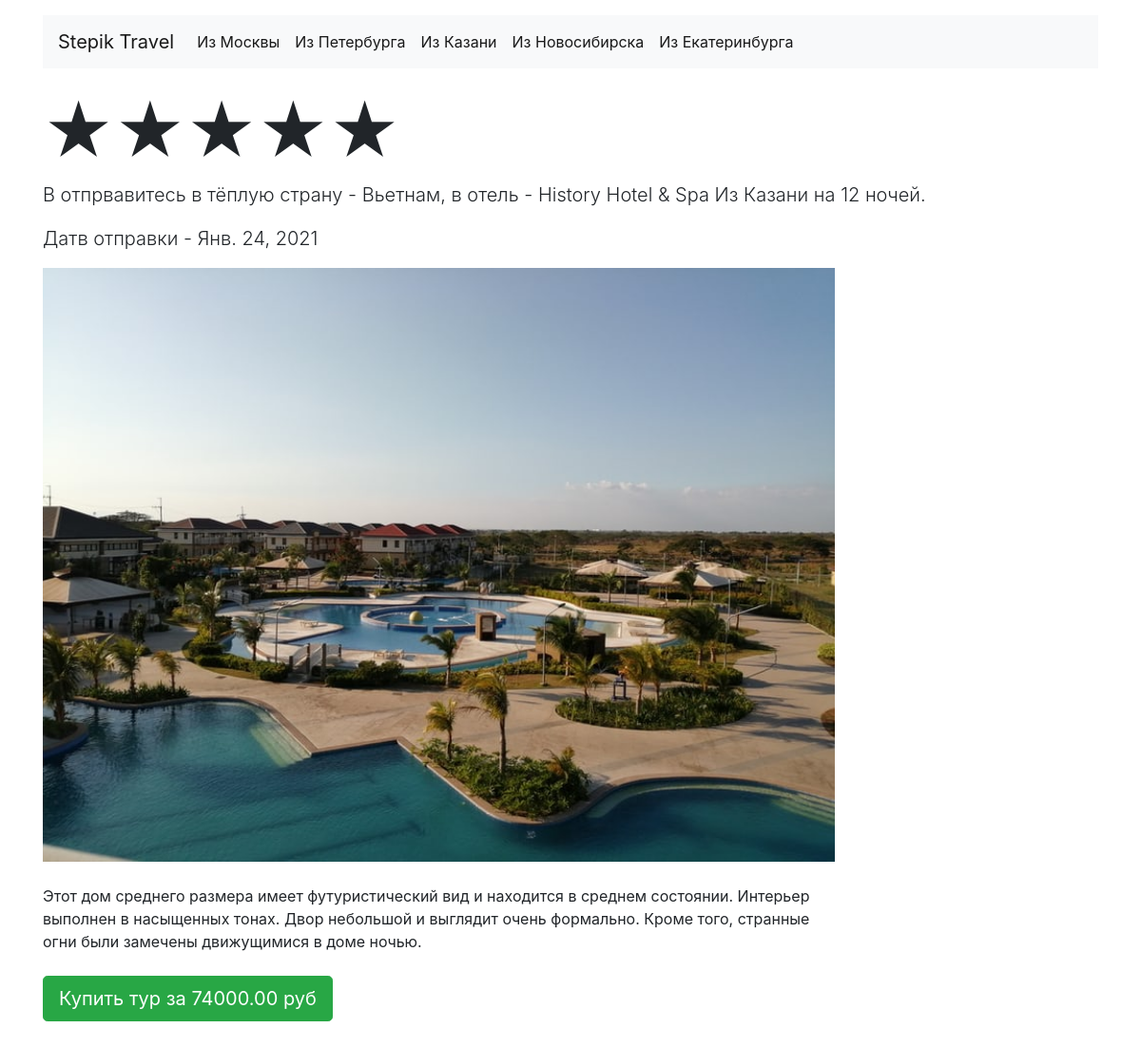
Page /tour/16/ on the committed database.
### tours/models.py (models this page shows, shortened)
class Departure(models.Model):
    name = models.CharField(
        max_length=200,
        verbose_name='Название пути'
    )
    slug = models.SlugField(
        max_length=20,
        verbose_name='Слаг',
        null=True,
        blank=True
    )
    class Meta:
        verbose_name = 'Путь'
        verbose_name_plural = 'Пути'
    def get_absolute_url(self):
        return reverse('departure', kwargs={"slug": self.slug})

class Tour(models.Model):
    name = models.CharField(
        max_length=200,
        verbose_name='Название тура'
    )
    description = models.TextField(
        max_length=3000,
        verbose_name='Описание тура'
    )
    departure = models.ForeignKey(
        Departure,
        on_delete=models.CASCADE,
        verbose_name='Название пути',
        blank=True,
        null=True
    )
    image = models.ImageField(
        upload_to='photos/%Y/%m/%d/',
        verbose_name='Изображение'
    )
    price = models.DecimalField(
        max_digits=10,
        decimal_places=2,
        verbose_name='Цена тура'
    )
    stars = models.PositiveIntegerField(
        blank=True,
        null=True,
        default=0,
        verbose_name='Кол-во звёзд у тура'
    )
    country = models.CharField(
        max_length=30,
        verbose_name='Страна тура',
        blank=True, null=True
    )
    date = models.DateField(
        auto_now=False,
        auto_now_add=False,
        verbose_name='Дата начла тура',
        blank=True, null=True
    )
    duration = models.PositiveSmallIntegerField(
        default=0,
        verbose_name='Продолжительность тура'
    )
    class Meta:
        verbose_name = 'Тур'
        verbose_name_plural = 'Туры'

### tours/views.py (the view)
# urls.py: path('tour/<int:pk>/', TourView.as_view(), name='tour_detail'),
class TourView(View):
    def get(self, request, pk):
        tour = Tour.objects.get(id=pk)
        local_departure = Departure.objects.all()
        departures = Departure.objects.all()
        context = {
            'title': tour.name,
            'tour': tour,
            'local_departure': local_departure,
            'departures': departures,
            'tour_stars': range(tour.stars),
        }
        return render(
            request,
            'detail_tour/tour.html',
            context=context
        )

### tours/templates/detail_tour/tour.html (shortened to what this page needs)
{% extends 'base.html' %}
{% block content %}
<main class="container">
    <section class="mt-3 pb-5">
        <h1 class="display-3 mt-4">{% for i in tour_stars %}★{% endfor %}</h1>
        <p class="lead">В отпрвавитесь в тёплую страну - {{ tour.country }}, в отель - {{ tour.name }} Из
            {{ tour.departure.name }} на {{ tour.duration }} ночей.</p>
        <p class="lead"> Датв отправки - {{ tour.date }}</p>
        <img src="{{ tour.image.url }}"
             class="w-75" alt="img">
        <p class="my-4 w-75">{{ tour.description }}</p>
        <a href="#" class="btn btn-success btn-lg">Купить тур за {{ tour.price }} руб</a>
    </section>
</main>
{% endblock %}

### templates/inc/_header.html (shortened to what this page needs)
<header class="container mt-3">
    <nav class="navbar navbar-expand-lg navbar-light bg-light">
        <a class="navbar-brand" href="{% url 'home' %}">Stepik Travel</a>
        <div class="collapse navbar-collapse" id="navbarNav">
            {% for departure in departures %}
            <ul class="navbar-nav">
                <li class="nav-item active">
                    <a class="nav-link {% if request.path == departure.get_absolute_url %}active{% endif %}"
                       href="{{ departure.get_absolute_url }}">Из {{ departure.name }}</a>
                </li>
            </ul>
            {% endfor %}
        </div>
    </nav>
</header>

### rows in the picture
Departure: name "Москвы"
Departure: name "Петербурга"
Departure: name "Казани"
Departure: name "Новосибирска"
Departure: name "Екатеринбурга"
Tour: country "Вьетнам", name "History Hotel & Spa", departure.name "Казани", duration "12", date "Янв. 24, 2021", image (picture), description "Этот дом среднего размера имеет футуристический вид и находится в среднем состоянии. Интерьер выполнен в насыщенных тонах. Двор небольшой и выглядит очень формально. Кроме того, странные огни были замечены движущимися в доме ночью.", price "74000.00"
